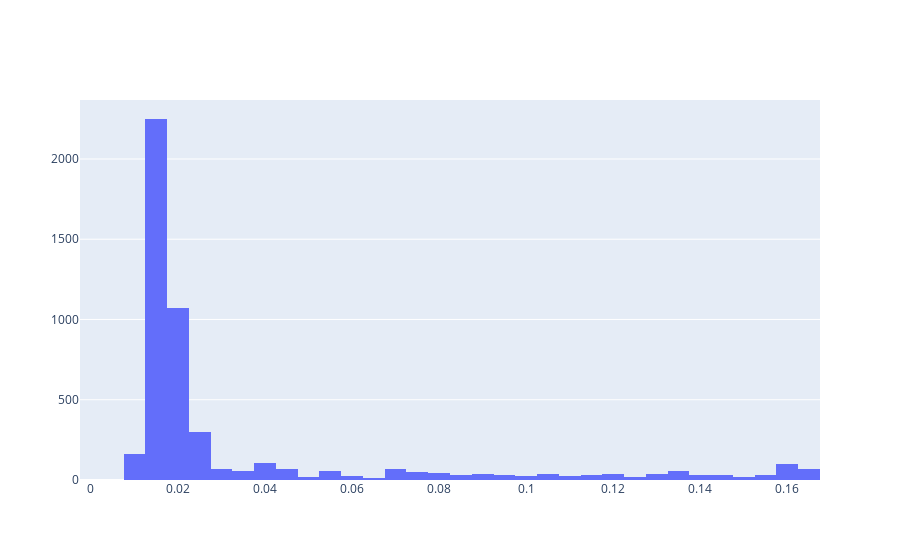

This figure's notebook cell:
### Code cell
exp.plot_stat_distribution()

### Figure 1 — Plotly figure (JSON) as saved in the notebook; plotly's stock layout.template omitted (floating-point values rounded to 4 significant figures; data arrays with more than 128 entries replaced by an {"elided": "..."} marker saying what was removed)
{"data": [{"type": "histogram", "x": {"elided": "5000 float values"}}], "layout": {}}
